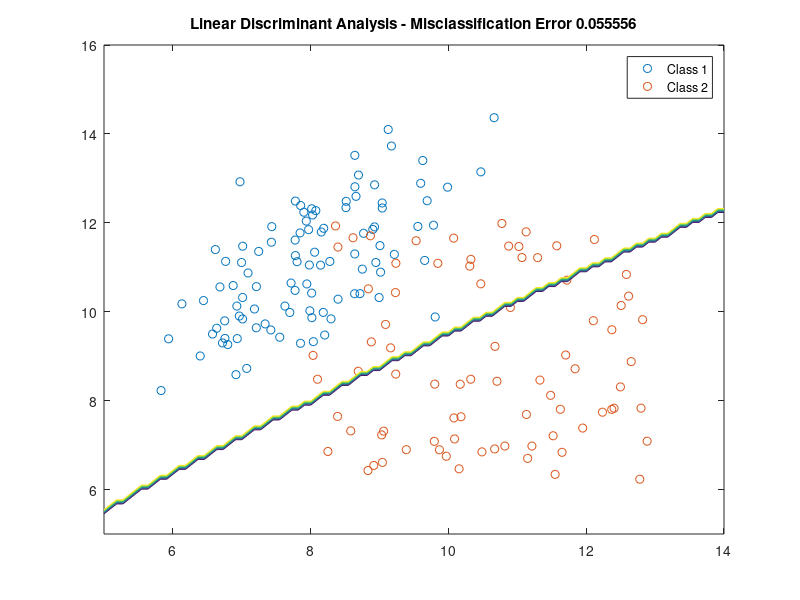
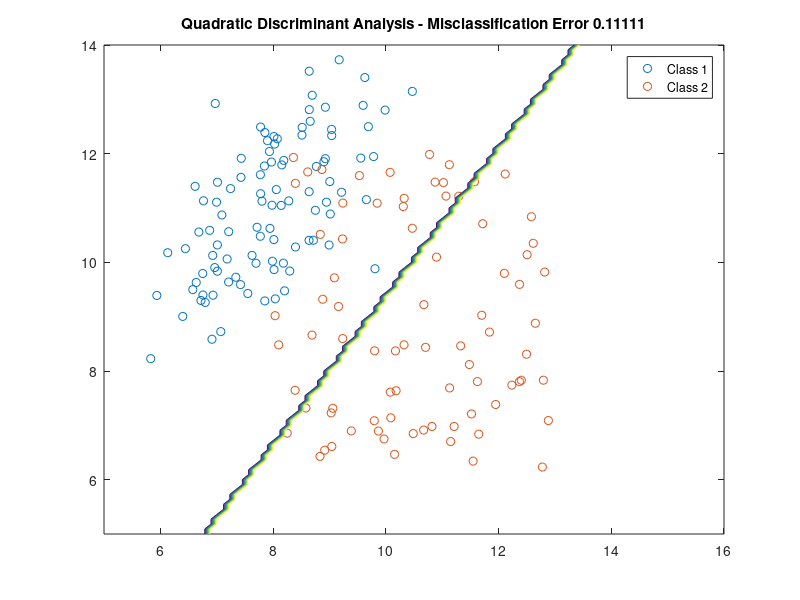

These figures' MATLAB source, in order:

N = 100;
x = linspace(5,14,N);
y = linspace(5,16,N);
[X,Y]=meshgrid(x,y)
h = (16-5)/N;

z = zeros(N^2,2);

for i = 1:N
    for k = 1:N
        z(N*(k-1)+i,1) = y(i);
    end
end

for i = 1:N
    for k = 1:N
        z(N*(k-1)+i,2) = y(k);
    end
end

N1=180;
mu = [8 11];
sigma = [1 1; 1 2];
R = chol(sigma);
g1 = repmat(mu,100,1) + randn(100,2)*R;

r1 = 8 + (13-8).*rand(80,1);
r2 = 6 + (12-6).*rand(80,1);
g2=[r1 r2];



All_sample=[g1;g2];


All_sample_label=zeros(size(All_sample(:,1)));
for k=1:length(All_sample)
    if k<=length(g1)
        All_sample_label(k)=1;
    else
        All_sample_label(k)=2;
    end
end


LDA_sample=[All_sample_label,All_sample,All_sample(:,1).^2,All_sample(:,1).*All_sample(:,2),All_sample(:,2).^2];


pi1=size(g1)/size(All_sample(:,1));
pi2=size(g2)/size(All_sample(:,1));


row_idx = (LDA_sample(:, 1) == 1);
LDA_sample_g1=LDA_sample(row_idx, 2:1:6);
mu1=mean(LDA_sample_g1);

row_idx = (LDA_sample(:, 1) == 2);
LDA_sample_g2=LDA_sample(row_idx, 2:1:6);
mu2=mean(LDA_sample_g2);

cov1=(LDA_sample_g1-mu1).'*(LDA_sample_g1-mu1);
cov2=(LDA_sample_g2-mu2).'*(LDA_sample_g2-mu2);

cov=(cov1+cov2)/(N1-2);

delta1_LDA=zeros(N1,1);
delta2_LDA=zeros(N1,1);
delta_classification_LDA=zeros(N1,1);


for k=1:length(All_sample)
    delta1_LDA(k)=log(pi1)+LDA_sample(k,2:1:6)*inv(cov)*transpose(mu1)-0.5*mu1*inv(cov)*transpose(mu1);
    delta2_LDA(k)=log(pi2)+LDA_sample(k,2:1:6)*inv(cov)*transpose(mu2)-0.5*mu2*inv(cov)*transpose(mu2);
    if delta1_LDA(k)>delta2_LDA(k)
        delta_classification_LDA(k)=1;
    else
        delta_classification_LDA(k)=2;
    end
end

Classification_Error_LDA=sum(abs(All_sample_label-delta_classification_LDA))/N1
QDA_sample=[All_sample_label,All_sample];


row_idx = (QDA_sample(:, 1) == 1);
QDA_sample_g1=QDA_sample(row_idx, 2:1:3);
Qmu1=mean(QDA_sample_g1);

row_idx = (QDA_sample(:, 1) == 2);
QDA_sample_g2=QDA_sample(row_idx, 2:1:3);
Qmu2=mean(QDA_sample_g2);

Qcov1=(QDA_sample_g1-Qmu1).'*(QDA_sample_g1-Qmu1);
Qcov2=(QDA_sample_g2-Qmu2).'*(QDA_sample_g2-Qmu2);

Qcov=(Qcov1+Qcov2)/(N1-2);

delta1_QDA=zeros(N1,1);
delta2_QDA=zeros(N1,1);
delta_classification_QDA=zeros(N1,1);
Qcovar1=((QDA_sample_g1-Qmu1).'*(QDA_sample_g1-Qmu1))/(length(g1)-1);
Qcovar2=((QDA_sample_g2-Qmu2).'*(QDA_sample_g2-Qmu2))/(length(g2)-1);
for k=1:length(All_sample)
    delta1_QDA(k)=log(pi1)-0.5*log(abs(det(Qcovar1)))-0.5*(Qmu1-QDA_sample(k,2:1:3))*inv(Qcov)*transpose(Qmu1-QDA_sample(k,2:1:3));
    delta2_QDA(k)=log(pi2)-0.5*log(abs(det(Qcovar2)))-0.5*(Qmu2-QDA_sample(k,2:1:3))*inv(Qcov)*transpose(Qmu2-QDA_sample(k,2:1:3));
    if delta1_QDA(k)>delta2_QDA(k)
        delta_classification_QDA(k)=1;
    else
        delta_classification_QDA(k)=2;
    end
end

Classification_Error_QDA=sum(abs(All_sample_label-delta_classification_QDA))/N1
x=linspace(5,14,100);
y=linspace(5,16,100);
[X,Y]=meshgrid(x,y);

LDA_z=[z,z(:,1).^2,z(:,1).*z(:,2),z(:,2).^2];

for k=1:10000
    delta1_LDAz(k)=log(pi1)+LDA_z(k,1:5)*inv(cov)*transpose(mu1)-0.5*mu1*inv(cov)*transpose(mu1);
    delta2_LDAz(k)=log(pi2)+LDA_z(k,1:5)*inv(cov)*transpose(mu2)-0.5*mu2*inv(cov)*transpose(mu2);
    if delta1_LDAz(k)>delta2_LDAz(k)
        delta_classification_LDAz(k)=1;
    else
        delta_classification_LDAz(k)=2;
    end
end
QDA_z=z;

for k=1:10000
    delta1_QDAz(k)=log(pi1)-0.5*log(abs(det(Qcovar1)))-0.5*(Qmu1-QDA_z(k,1:2))*inv(Qcov)*transpose(Qmu1-QDA_z(k,1:2));
    delta2_QDAz(k)=log(pi2)-0.5*log(abs(det(Qcovar2)))-0.5*(Qmu2-QDA_z(k,1:2))*inv(Qcov)*transpose(Qmu2-QDA_z(k,1:2));
    if delta1_QDAz(k)>delta2_QDAz(k)
        delta_classification_QDAz(k)=1;
    else
        delta_classification_QDAz(k)=2;
    end
end

figure(1)
h1=plot(g1(:,1),g1(:,2),'o'); hold on
h2=plot(g2(:,1),g2(:,2),'o')
contour(X,Y,reshape(delta_classification_LDAz,[100,100]))
legend('Class 1','Class 2','Location','best')
title(['Linear Discriminant Analysis - Misclassification Error ' num2str(Classification_Error_LDA)])

figure(2)
g1=plot(g1(:,1),g1(:,2),'o'); hold on
g2=plot(g2(:,1),g2(:,2),'o')
contour(Y,X,reshape(delta_classification_QDAz,[100,100]))
legend('Class 1','Class 2','Location','best')
title(['Quadratic Discriminant Analysis - Misclassification Error ' num2str(Classification_Error_QDA)])